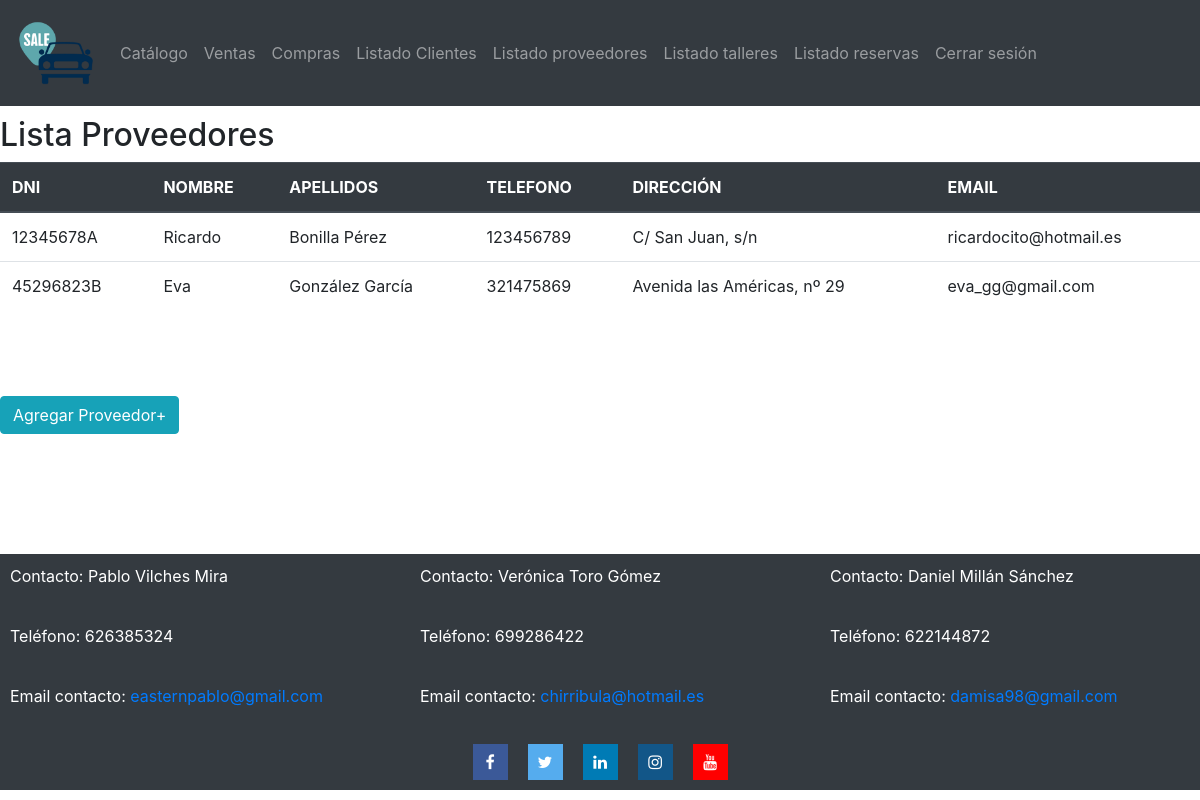
Page /concesionario/listar/proveedores/ (signed in) on the earlier database version.
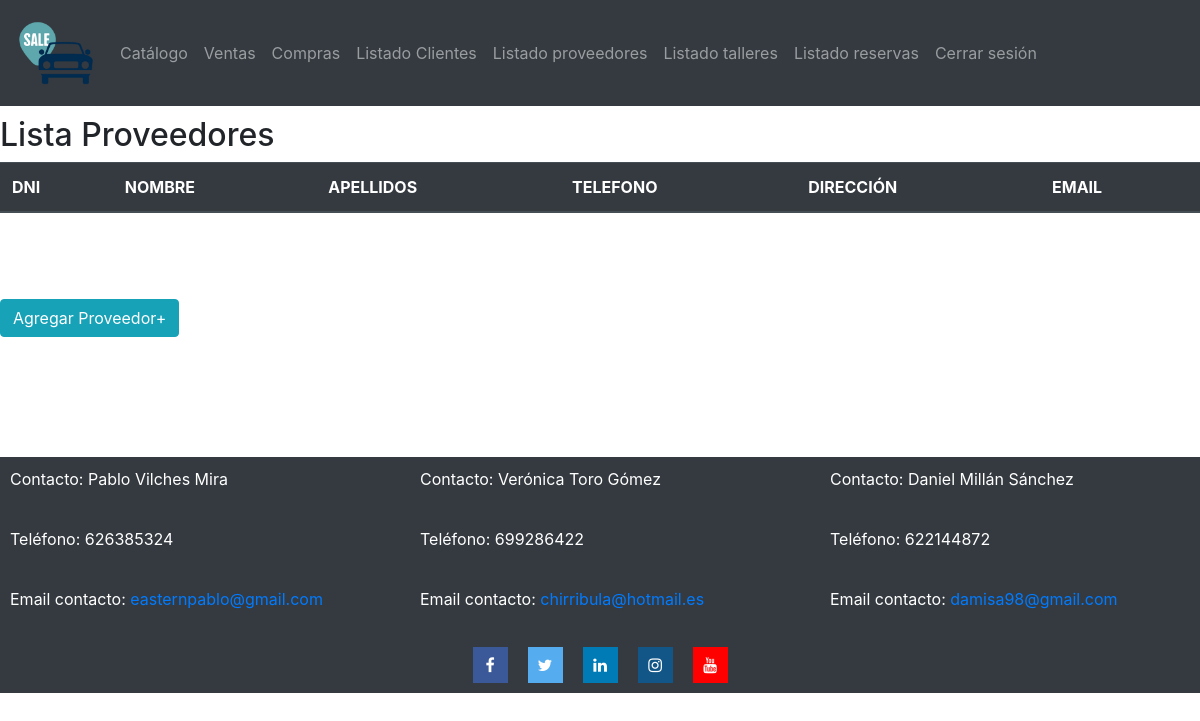
Same page on the later database version.
### catalogo/models.py (models this page shows, shortened)
class Proveedor(models.Model):
    proveedor_id = models.AutoField(primary_key=True)
    dni = models.CharField(max_length=9)
    nombre = models.CharField(max_length=50)
    apellidos = models.CharField(max_length=50)
    telefono = models.CharField(max_length=9)
    direccion = models.CharField(max_length=100)
    email = models.EmailField(max_length=50)

### catalogo/views.py (the view)
# urls.py: path("listar/proveedores/", views.listar_proveedores, name="Listado proveedores - Concesionario"),
@login_required(login_url="/concesionario/login")
def listar_proveedores(request):
    proveedores = Proveedor.objects.all()
    return render(request, "listar_proveedores.html",{"proveedores":proveedores})

### catalogo/templates/listar_proveedores.html (shortened to what this page needs)
{% extends "base.html" %}
{% block content %}
<h2>Lista Proveedores</h2>
<table class="table">
    <thead class="thead-dark">
      <tr>
        <th>DNI</th>
        <th>NOMBRE</th>
        <th>APELLIDOS</th>
        <th>TELEFONO</th>
        <th>DIRECCIÓN</th>
        <th>EMAIL</th>
      </tr>
    </thead>
    <tbody>
        {% for proveedor in proveedores %}
        <tr>
            <td>{{proveedor.dni}}</td>
            <td>{{proveedor.nombre}}</td>
            <td>{{proveedor.apellidos}}</td>
            <td>{{proveedor.telefono}}</td>
            <td>{{proveedor.direccion}}</td>
            <td>{{proveedor.email}}</td>
        </tr>
        {% endfor %}
    </tbody>
</table>
<a href="/concesionario/nuevo/proveedor"><button class="btn btn-info">Agregar Proveedor+</button></a>
{% endblock %}

Differences in the rows shown:
removed Proveedor: dni "12345678A", nombre "Ricardo", apellidos "Bonilla Pérez", telefono "123456789", direccion "C/ San Juan, s/n", email "ricardocito@hotmail.es"
removed Proveedor: dni "45296823B", nombre "Eva", apellidos "González García", telefono "321475869", direccion "Avenida las Américas, nº 29", email "eva_gg@gmail.com"
